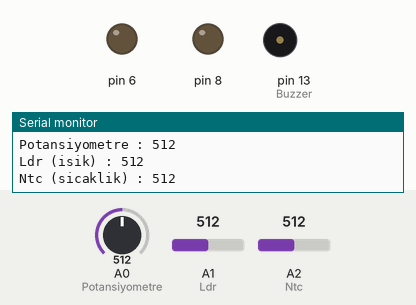
Simulated run of this sketch. Board: Arduino Uno, built with avr-gcc and run on an emulated ATmega328P. Parts: output pins drawn as LEDs (lit = HIGH), buzzer (waves = sounding, pin HIGH), the last lines printed to the serial monitor. The test bench sets the inputs (shaded band); at power-on: A0 (Potansiyometre) = 512, A2 (Ntc) = 512, A1 (Ldr) = 512.

Above: at 1.8 s.
1.9 s: A0 (Potansiyometre) set to 636
3.4 s: A0 (Potansiyometre) set to 657
At 4.4 s:
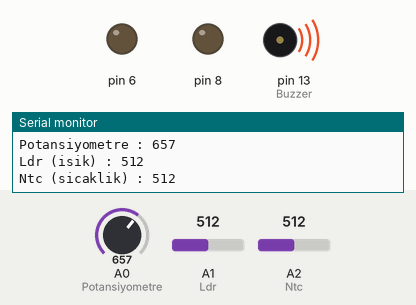
5.5 s: A2 (Ntc) set to 537
At 7.2 s:
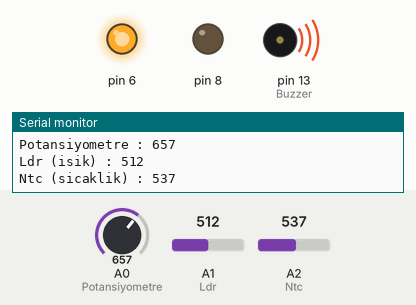
7.5 s: A1 (Ldr) set to 893
9.2 s: A1 (Ldr) set to 918
At 10.5 s:
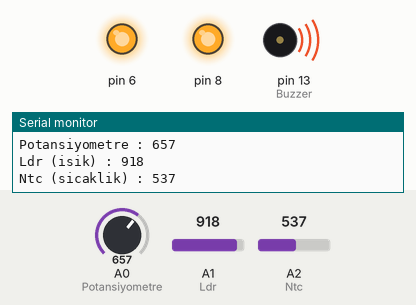
11.5 s: A2 (Ntc) set to 511
At 13.3 s:
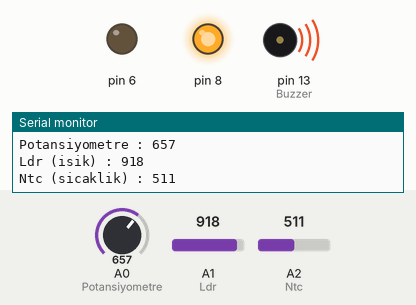
Timing chart, 0 to 14.5 s (numbered marks = the images above; inputs shaded):
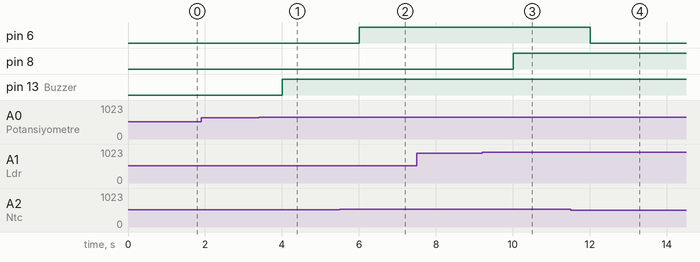

Measured:
- the behaviour switches between 650 and 651 on A0 (Potansiyometre) (found by bisection; images 0 and 1)
- the behaviour switches between 525 and 526 on A2 (Ntc) (found by bisection; images 1 and 2)
- the behaviour switches between 900 and 901 on A1 (Ldr) (found by bisection; images 2 and 3)
- after the input at 3.4 s, pin 13 (Buzzer): LOW → HIGH after 0.61 s
- after the input at 5.5 s, pin 6: LOW → HIGH after 0.51 s
- after the input at 9.2 s, pin 8: LOW → HIGH after 0.81 s
- after the input at 11.5 s, pin 6: HIGH → LOW after 0.52 s

The sketch:

Potansiyometre_Ldr_Ntc.ino
```cpp
int TimeValue;
int BorderPot;
int BorderLdr;
int BorderNtc;

void setup() {
  // put your setup code here, to run once:
  Serial.begin(9600);

  pinMode(A0, INPUT); //Potansiyometre
  pinMode(A1, INPUT); //Ldr (isik)
  pinMode(A2, INPUT); //Ntc (sicaklik)

  pinMode(6, OUTPUT);
  pinMode(8, OUTPUT);
  pinMode(13, OUTPUT); //Buzzer

  TimeValue = 1000;
  BorderPot = 650;
  BorderLdr = 900;
  BorderNtc = 525;
}

void loop() {
  // put your main code here, to run repeatedly:
  int valuePot = analogRead(A0);
  Serial.println("Potansiyometre : " + String(valuePot));

  int valueLdr = analogRead(A1);
  Serial.println("Ldr (isik) : " + String(valueLdr));

  int valueNtc = analogRead(A2);
  Serial.println("Ntc (sicaklik) : " + String(valueNtc));

  Serial.println();
  if(valuePot > BorderPot){
    digitalWrite(13, 1);
  }
  else{
    digitalWrite(13, 0);
  }

  if(valueLdr > BorderLdr){
    digitalWrite(8, 1);
  }
  else{
    digitalWrite(8, 0);
  }

  if(valueNtc > BorderNtc){
    digitalWrite(6, 1);
  }
  else{
    digitalWrite(6, 0);
  }
  delay(TimeValue);
}
```
